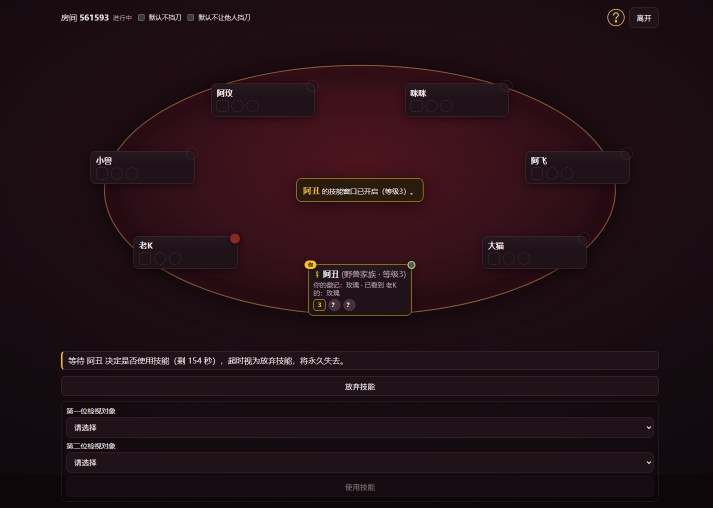
#> input picture .scratch/e2e-inspect/shots/selector-1440.png, 1425 x 1016 px, found by its file name (shown at 1/2 size)
$ python selector_check.py
#> lines starting #> are read from the running program, lines starting #| are printed output that depends on the picture
from PIL import Image
import os
V="D:/AIProj/bloodkill/.scratch/e2e-inspect/verify"
im=Image.open("D:/AIProj/bloodkill/.scratch/e2e-inspect/shots/selector-1440.png").convert("RGB")
#> im is the input picture: PIL image 1425x1016 RGB; mean R, G, B 34.6, 16.2, 21.9
print("selector-1440.png", im.size)
#| selector-1440.png (1425, 1016)
px=im.load()
W,H=im.size
#> W = 1425; H = 1016
# find rows containing non-background content: background is dark theme (#12141a-ish)
def row_activity(y, x0=0, x1=None):
    x1 = x1 or W
    c=0
    for x in range(x0, x1, 2):
        r,g,b=px[x,y]
        if abs(r-18)>28 or abs(g-20)>28 or abs(b-26)>28: c+=1
    return c
bands=[]
in_band=False
for y in range(0, H, 2):
    a=row_activity(y)
    if a>3 and not in_band: start=y; in_band=True
    elif a<=3 and in_band: bands.append((start,y)); in_band=False
#> after the loop, in_band = False; start = 968
if in_band: bands.append((start,H))
bands=[b for b in bands if b[1]-b[0]>=6]
print("content bands (y ranges):", bands)
#| content bands (y ranges): [(18, 52), (130, 626), (714, 730), (766, 782), (816, 828), (848, 864), (886, 898), (918, 934), (968, 982)]
# For each band, get x-extent
for (y0,y1) in bands:
    xs=[x for x in range(0,W,2) for y in range(y0,y1,4) if (lambda p: abs(p[0]-18)>30 or abs(p[1]-20)>30 or abs(p[2]-26)>30)(px[x,y])]
    if xs: print(f"band y{y0}-{y1}: x {min(xs)}-{max(xs)} width {max(xs)-min(xs)}")
#> this loop made 9 passes
#| band y18-52: x 124-1316 width 1192
#| band y130-626: x 182-1262 width 1080
#| band y714-730: x 122-684 width 562
#| band y766-782: x 122-748 width 626
#| band y816-828: x 122-230 width 108
#| band y848-864: x 122-1306 width 1184
#| band y886-898: x 122-230 width 108
#| band y918-934: x 122-1306 width 1184
#> (further printed lines are left out)
# crop and zoom the central panel area (approx middle 700px)
im.crop((370, 0, 1070, H)).resize((1400, H*2)).save(os.path.join(V,"crop-selector-2x.png"))
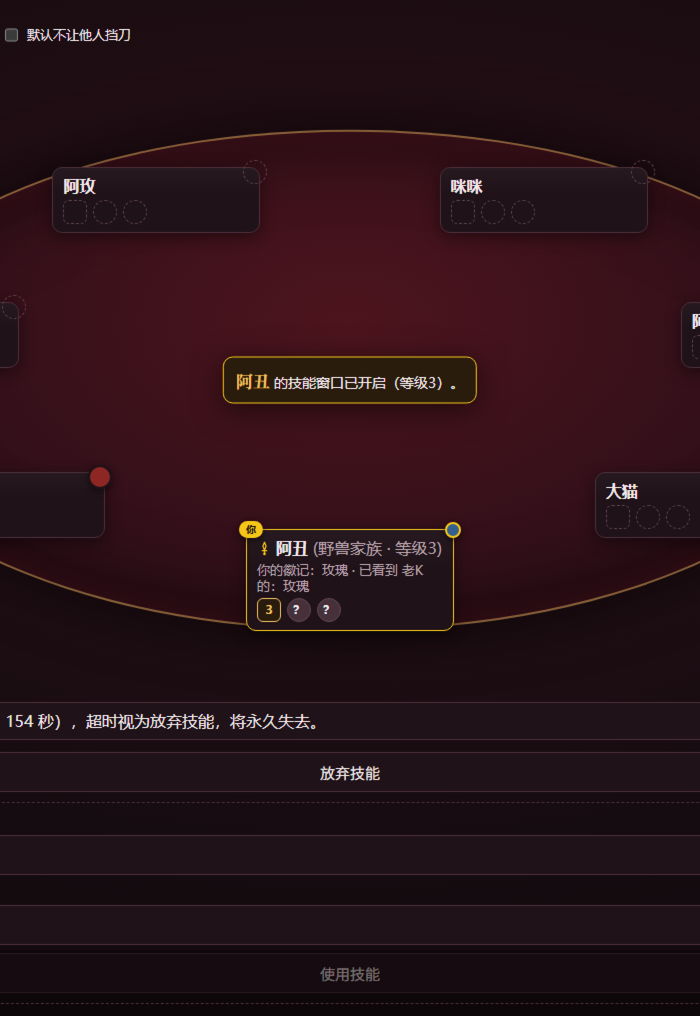
#> saved as crop-selector-2x.png: PIL image 1400x2032 RGB (shown at 1/2 size); mean R, G, B 40.6, 17.8, 23.8
print("selector crop saved")

$ run again, with .scratch/e2e-inspect/shots/board-mobile-390.png copied over .scratch/e2e-inspect/shots/selector-1440.png
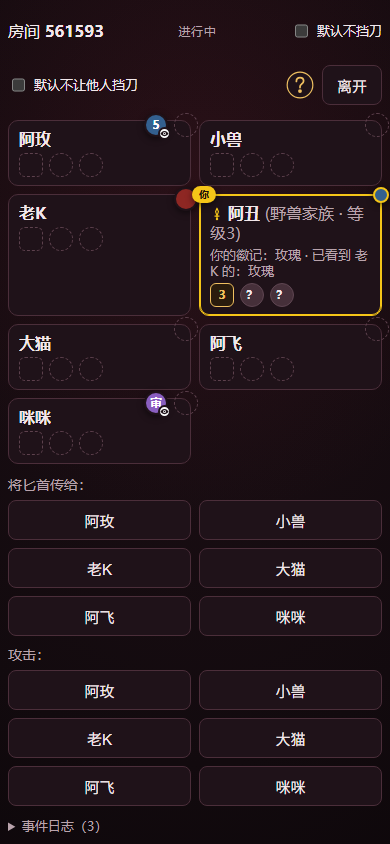
#> input picture .scratch/e2e-inspect/shots/board-mobile-390.png, 390 x 844 px, found by its file name
#> im is the input picture: PIL image 390x844 RGB; mean R, G, B 35.9, 22.2, 27.7
#| selector-1440.png (390, 844)
#> (printed output is left out)
#> the loop `for (y0,y1) in bands:` made 19 passes
#> xs on pass 10: [8, 8, 8, 20, 42, 50, 54, 72, 80, 84, 102, 190, 190, 190]
#> (printed output is left out)
#> `im.crop((370, 0, 1070, H)).resize((1400, H*2)).save(os.path.join(V,"cr..`:
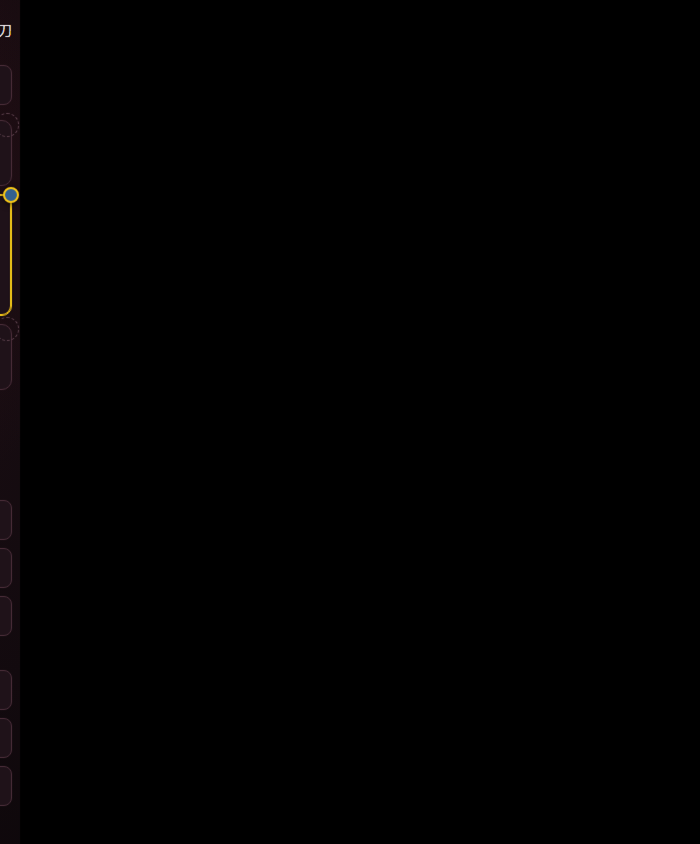
#> saved as crop-selector-2x.png: PIL image 1400x1688 RGB (shown at 1/2 size); mean R, G, B 0.9, 0.6, 0.6

$ run again, with .scratch/e2e-inspect/shots/legend-1440.png copied over .scratch/e2e-inspect/shots/selector-1440.png
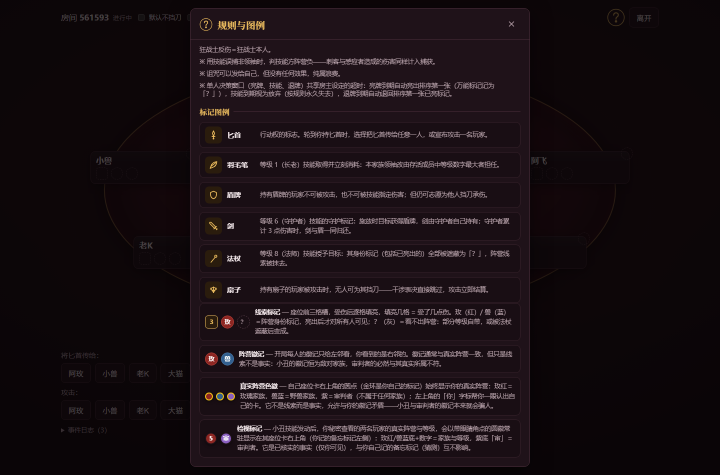
#> input picture .scratch/e2e-inspect/shots/legend-1440.png, 1440 x 950 px, found by its file name (shown at 1/2 size)
#> im is the input picture: PIL image 1440x950 RGB; mean R, G, B 25.7, 16.1, 20.1
#| selector-1440.png (1440, 950)
#> (printed output is left out)
#> the loop `for (y0,y1) in bands:` made 24 passes
#| band y16-22: x 390-1240 width 850
#| band y26-62: x 124-1300 width 1176
#| band y94-106: x 380-540 width 160
#| band y116-130: x 380-868 width 488
#| band y142-154: x 380-678 width 298
#> (further printed lines are left out)
#> `im.crop((370, 0, 1070, H)).resize((1400, H*2)).save(os.path.join(V,"cr..`:
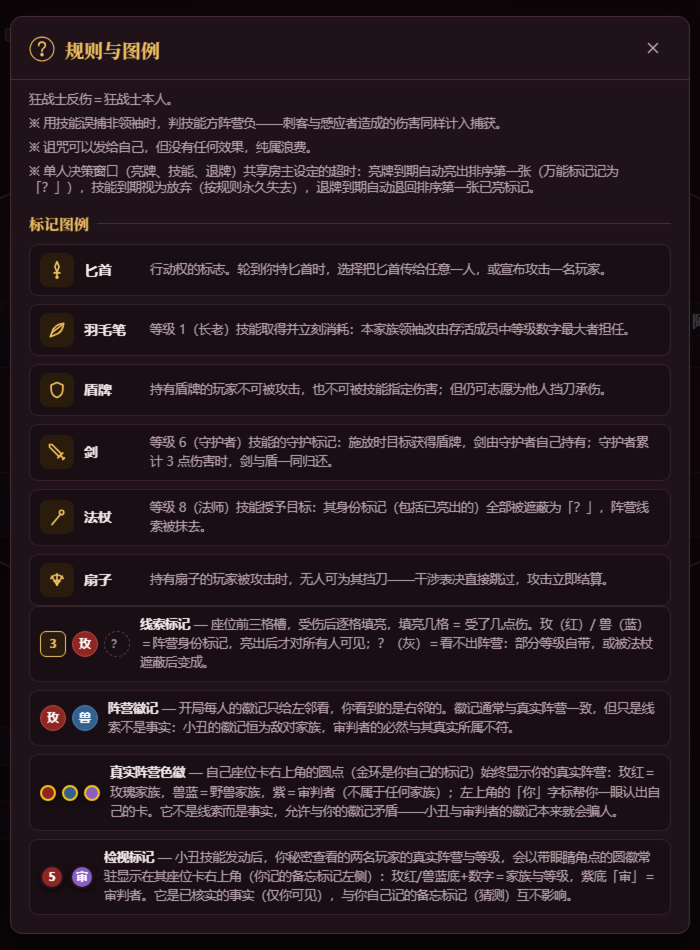
#> saved as crop-selector-2x.png: PIL image 1400x1900 RGB (shown at 1/2 size); mean R, G, B 39.4, 26.8, 32.6

$ run again, with .scratch/e2e-inspect/shots/legend-note.png copied over .scratch/e2e-inspect/shots/selector-1440.png
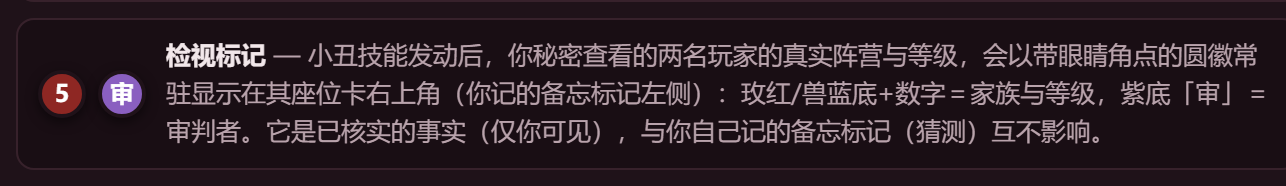
#> input picture .scratch/e2e-inspect/shots/legend-note.png, 1286 x 186 px, found by its file name
#> im is the input picture: PIL image 1286x186 RGB; mean R, G, B 45.4, 32, 38.9
#| selector-1440.png (1286, 186)
#| content bands (y ranges): [(44, 68), (74, 114), (120, 144)]
#> the loop `for (y0,y1) in bands:` made 3 passes
#| band y44-68: x 16-1256 width 1240
#| band y74-114: x 16-1262 width 1246
#| band y120-144: x 16-1098 width 1082
#> `im.crop((370, 0, 1070, H)).resize((1400, H*2)).save(os.path.join(V,"cr..`:
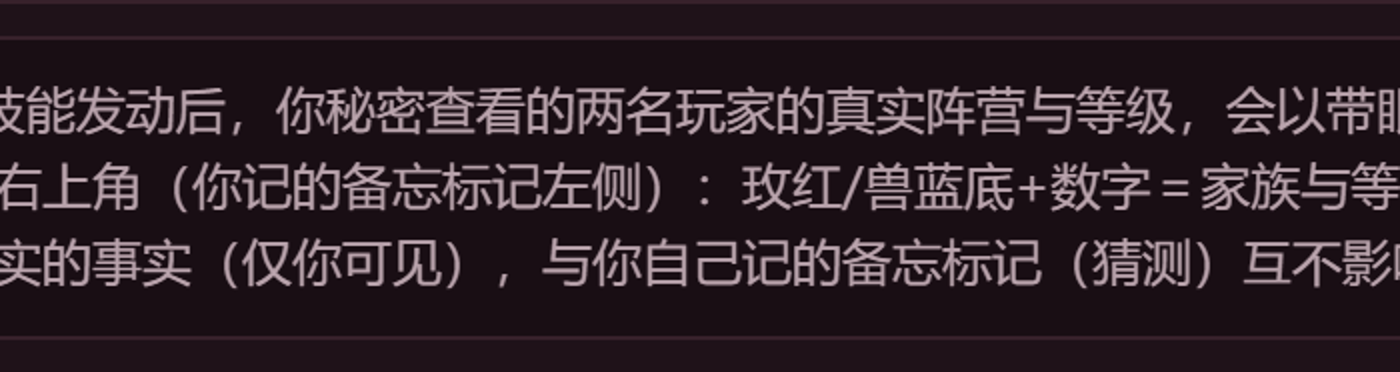
#> saved as crop-selector-2x.png: PIL image 1400x372 RGB; mean R, G, B 47, 33.9, 40.6
